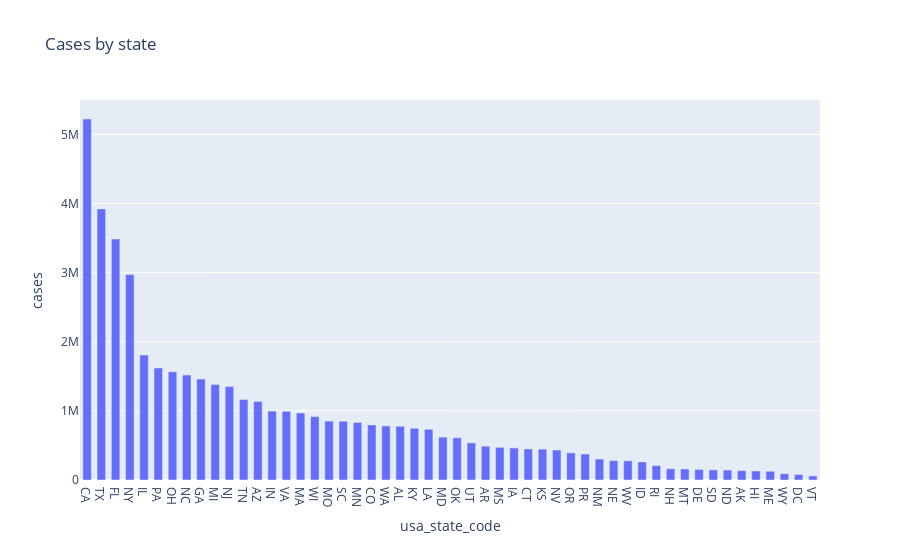

The notebook cell saved with this chart:
### Code cell
covid_cases_mean = cases_data.groupby("usa_state_code",as_index=False).agg({"cases":"mean"}).sort_values(by="cases",ascending=False)
fig = px.bar(covid_cases_mean, x="usa_state_code", y="cases", title='Cases by state')
#fig.add_scatter(x=state_data['date'], y=state_data['inpatient_beds'])
fig.update_traces(width=0.6)

fig.show()
fig.write_html("average_cases_by_state.html")

### Figure 1 — Plotly figure (JSON) as saved in the notebook; plotly's stock layout.template omitted (floating-point values rounded to 4 significant figures)
{"data": [{"alignmentgroup": "True", "hovertemplate": "usa_state_code=%{x}<br>cases=%{y}<extra></extra>", "legendgroup": "", "marker": {"color": "#636efa", "pattern": {"shape": ""}}, "name": "", "offsetgroup": "", "orientation": "v", "showlegend": false, "textposition": "auto", "type": "bar", "width": 0.6, "x": ["CA", "TX", "FL", "NY", "IL", "PA", "OH", "NC", "GA", "MI", "NJ", "TN", "AZ", "IN", "VA", "MA", "WI", "MO", "SC", "MN", "CO", "WA", "AL", "KY", "LA", "MD", "OK", "UT", "AR", "MS", "IA", "CT", "KS", "NV", "OR", "PR", "NM", "NE", "WV", "ID", "RI", "NH", "MT", "DE", "SD", "ND", "AK", "HI", "ME", "WY", "DC", "VT"], "xaxis": "x", "y": [5222000.0, 3922000.0, 3485000.0, 2971000.0, 1808000.0, 1621000.0, 1565000.0, 1518000.0, 1460000.0, 1381000.0, 1351000.0, 1165000.0, 1137000.0, 997100.0, 994700.0, 970100.0, 917200.0, 852200.0, 850900.0, 832500.0, 796200.0, 781900.0, 777200.0, 748400.0, 733700.0, 620500.0, 611200.0, 536900.0, 489600.0, 472600.0, 463900.0, 449300.0, 446600.0, 433700.0, 392800.0, 376100.0, 303100.0, 279300.0, 277500.0, 261100.0, 209100.0, 162200.0, 159000.0, 152600.0, 146100.0, 143700.0, 134900.0, 130300.0, 126700.0, 90330.0, 79740.0, 59590.0], "yaxis": "y"}], "layout": {"barmode": "relative", "legend": {"tracegroupgap": 0}, "title": {"text": "Cases by state"}, "xaxis": {"anchor": "y", "domain": [0, 1], "title": {"text": "usa_state_code"}}, "yaxis": {"anchor": "x", "domain": [0, 1], "title": {"text": "cases"}}}}
